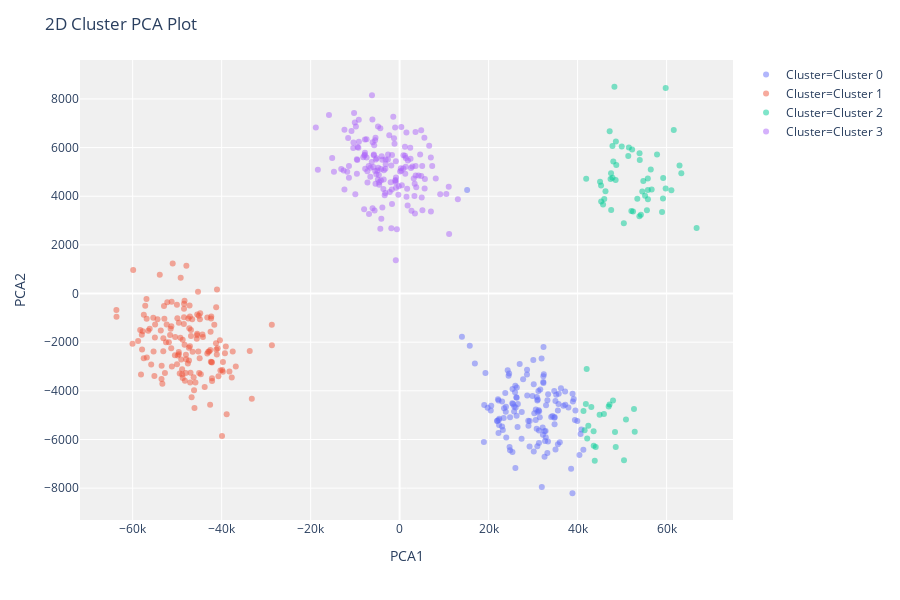

The notebook cell this image was saved under:
### Code cell
plot_model(kmeans)

### Figure 1 — Plotly figure (JSON) as saved in the notebook; plotly's stock layout.template omitted (floating-point values rounded to 4 significant figures; data arrays with more than 128 entries replaced by an {"elided": "..."} marker saying what was removed)
{"data": [{"textposition": "top center", "hovertemplate": "Cluster=Cluster 0<br>PCA1=%{x}<br>PCA2=%{y}<br>Feature=%{customdata[0]}", "showlegend": true, "legendgroup": "Cluster=Cluster 0", "name": "Cluster=Cluster 0", "yaxis": "y", "customdata": {"elided": "130x1 int values"}, "y": {"elided": "130 float values"}, "hoverlabel": {"namelength": 0}, "mode": "markers", "xaxis": "x", "marker": {"color": "#636efa", "opacity": 0.5, "symbol": "circle"}, "x": {"elided": "130 float values"}, "type": "scatter"}, {"textposition": "top center", "hovertemplate": "Cluster=Cluster 1<br>PCA1=%{x}<br>PCA2=%{y}<br>Feature=%{customdata[0]}", "showlegend": true, "legendgroup": "Cluster=Cluster 1", "name": "Cluster=Cluster 1", "yaxis": "y", "customdata": {"elided": "147x1 int values"}, "y": {"elided": "147 float values"}, "hoverlabel": {"namelength": 0}, "mode": "markers", "xaxis": "x", "marker": {"color": "#EF553B", "opacity": 0.5, "symbol": "circle"}, "x": {"elided": "147 float values"}, "type": "scatter"}, {"textposition": "top center", "hovertemplate": "Cluster=Cluster 2<br>PCA1=%{x}<br>PCA2=%{y}<br>Feature=%{customdata[0]}", "showlegend": true, "legendgroup": "Cluster=Cluster 2", "name": "Cluster=Cluster 2", "yaxis": "y", "customdata": [[28], [25], [17], [27], [29], [23], [24], [92], [24], [28], [25], [29], [17], [87], [83], [18], [88], [84], [21], [31], [77], [34], [30], [91], [27], [89], [23], [22], [20], [86], [20], [20], [26], [24], [17], [17], [28], [26], [26], [24], [23], [90], [23], [90], [88], [22], [24], [25], [29], [18], [28], [82], [26], [26], [28], [28], [24], [93], [83], [21], [82], [86], [83], [22], [32], [27], [25], [24], [25], [85], [25], [29]], "y": [4718.0, 5261.0, 4244.0, 4207.0, -5657.0, 4946.0, 4745.0, -4558.0, 4437.0, 8500.0, 3894.0, 5101.0, 5282.0, -4543.0, -6255.0, 3427.0, -4986.0, -4647.0, 6250.0, 6060.0, -5678.0, -6308.0, 3438.0, -4661.0, 6049.0, -6877.0, 4630.0, 5718.0, 3238.0, -6305.0, 4709.0, 3177.0, 4758.0, 5488.0, 8450.0, 4316.0, 5422.0, 6007.0, 2891.0, 4253.0, 4591.0, -5694.0, 5657.0, -3106.0, -4397.0, 3778.0, 3904.0, 3658.0, 2693.0, 4668.0, 5766.0, -4954.0, 3388.0, 4271.0, 3884.0, 3372.0, 5916.0, -5178.0, -5954.0, 4194.0, -6854.0, -4749.0, -5616.0, 3351.0, -4824.0, 4942.0, 4732.0, 6726.0, 3879.0, -5432.0, 4017.0, 6674.0], "hoverlabel": {"namelength": 0}, "mode": "markers", "xaxis": "x", "marker": {"color": "#00cc96", "opacity": 0.5, "symbol": "circle"}, "x": [41930.0, 62910.0, 61090.0, 46270.0, 43600.0, 63320.0, 59240.0, 47180.0, 45280.0, 48280.0, 53420.0, 56450.0, 48700.0, 41860.0, 43630.0, 55590.0, 44950.0, 46990.0, 48600.0, 47840.0, 52840.0, 44070.0, 47550.0, 43080.0, 49920.0, 43860.0, 54780.0, 57860.0, 54230.0, 48580.0, 47420.0, 53900.0, 47840.0, 53980.0, 59800.0, 59800.0, 48030.0, 51530.0, 50400.0, 55800.0, 45050.0, 48410.0, 51400.0, 42050.0, 47960.0, 45300.0, 59200.0, 45730.0, 66750.0, 48550.0, 53920.0, 45920.0, 52090.0, 56650.0, 46000.0, 52470.0, 52260.0, 50870.0, 42160.0, 54540.0, 50430.0, 52680.0, 41580.0, 58980.0, 41330.0, 47520.0, 55780.0, 61620.0, 55810.0, 42410.0, 55170.0, 47210.0], "type": "scatter"}, {"textposition": "top center", "hovertemplate": "Cluster=Cluster 3<br>PCA1=%{x}<br>PCA2=%{y}<br>Feature=%{customdata[0]}", "showlegend": true, "legendgroup": "Cluster=Cluster 3", "name": "Cluster=Cluster 3", "yaxis": "y", "customdata": {"elided": "156x1 int values"}, "y": {"elided": "156 float values"}, "hoverlabel": {"namelength": 0}, "mode": "markers", "xaxis": "x", "marker": {"color": "#ab63fa", "opacity": 0.5, "symbol": "circle"}, "x": {"elided": "156 float values"}, "type": "scatter"}], "layout": {"xaxis": {"domain": [0, 1], "anchor": "y", "title": {"text": "PCA1"}}, "title": {"text": "2D Cluster PCA Plot"}, "plot_bgcolor": "rgb(240,240,240)", "yaxis": {"domain": [0, 1], "anchor": "x", "title": {"text": "PCA2"}}, "height": 600, "margin": {"t": 60}, "legend": {"tracegroupgap": 0}}}
